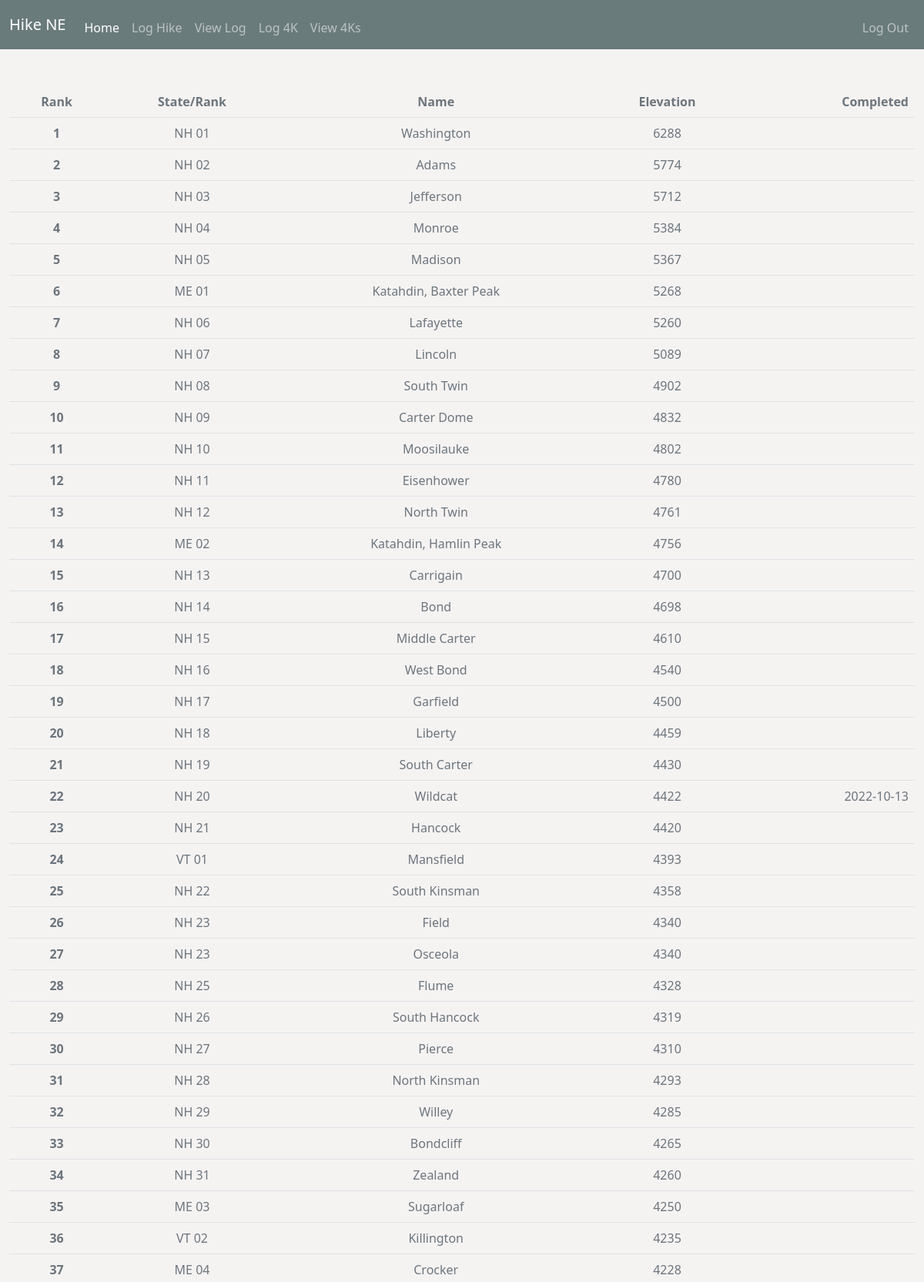
Page /list4000fters (signed in, upper part) on the committed database.
### tables this page shows
CREATE TABLE "4000_footers" ("Rank" integer,"Name" text,"State/Rank" text,"Elevation" integer,"Completed" text);

CREATE TABLE log4000 ( id INTEGER PRIMARY KEY AUTOINCREMENT, user_id INTEGER NOT NULL, name_mtn TEXT NOT NULL, rank_mtn INTEGER NOT NULL, date_hiked TEXT NOT NULL, FOREIGN KEY (user_id) REFERENCES users(id));

### app.py (the view)
@app.route('/list4000fters')
@login_required
def list4000fters():
    db = get_db_connection()
    mnt_obj = db.execute('SELECT * FROM "4000_footers" ORDER BY Rank')
    mtn_list = sql_data_to_list_of_dicts(mnt_obj)
    log4000_obj = db.execute('SELECT * FROM log4000 WHERE user_id = ?', (session.get('userid'),))
    list4000 = sql_data_to_list_of_dicts(log4000_obj)
    for fourk in list4000:
        for mtn in mtn_list:
            if fourk['rank_mtn'] == mtn['Rank']:
                mtn['Completed'] = fourk['date_hiked']
    return render_template('list4000fters.html', mtn_list=mtn_list)

### app.py (called while the page is built)
@login_manager.user_loader
def load_user(user_id):
    conn = sqlite3.connect('database.db')
    curs = conn.cursor()
    curs.execute('SELECT * from users where id = ?', (user_id,))
    row = curs.fetchone()
    if row is None:
        return None
    else:
        return Users(int(row[0]), row[1], row[2], row[3])

def get_db_connection():
    conn = sqlite3.connect('database.db')
    conn.row_factory = sqlite3.Row
    return conn

@app.after_request
def after_request(response):
    response.headers["Cache-Control"] = "no-cache, no-store, must-revalidate"
    response.headers["Expires"] = 0
    response.headers["Pragma"] = "no-cache"
    return response

### helpers.py (called while the page is built)
def sql_data_to_list_of_dicts(cursor_obj):
    try:
        list_data = []
        for item in cursor_obj:
            list_data.append({k: item[k] for k in item.keys()})
        return list_data
    except Exception as e:
        print(f'Failed to execute with error: \n{e}')
        return []

### templates/list4000fters.html (shortened to what this page needs)
{% extends "layout.html" %}
{% block main %}
    <div>
        <table class="table">
            <thead class="text-muted">
                <tr>
                    <th scope="col">Rank</th>
                    <th scope="col">State/Rank</th>
                    <th scope="col">Name</th>
                    <th scope="col">Elevation</th>
                    <th class="text-end"scopt="col">Completed</th>
                </tr>
            </thead>
            <tbody class="text-muted">
                {% for mtn in mtn_list %}
                    <tr>
                        <th scope="row">{{ mtn['Rank'] }}</th>
                        <td scope="row">{{ mtn['State/Rank'] }}</td>
                        <td scope="row">{{ mtn['Name'] }}</td>
                        <td scope="row">{{ mtn['Elevation'] }}</td>
                        <td scope="row" class="text-end">{{ mtn['Completed']}}</td>
                    </tr>
                {% endfor %}
            </tbody>
        </table>
    </div>
{% endblock %}

### static/css/styles.css (style rules this page uses)
body { background-color: #f5f3f2; }

### rows in the picture
4000_footers: Rank "1", mtn "NH 01", Name "Washington", Elevation "6288"
4000_footers: Rank "2", mtn "NH 02", Name "Adams", Elevation "5774"
4000_footers: Rank "3", mtn "NH 03", Name "Jefferson", Elevation "5712"
4000_footers: Rank "4", mtn "NH 04", Name "Monroe", Elevation "5384"
4000_footers: Rank "5", mtn "NH 05", Name "Madison", Elevation "5367"
4000_footers: Rank "6", mtn "ME 01", Name "Katahdin, Baxter Peak", Elevation "5268"
4000_footers: Rank "7", mtn "NH 06", Name "Lafayette", Elevation "5260"
4000_footers: Rank "8", mtn "NH 07", Name "Lincoln", Elevation "5089"
4000_footers: Rank "9", mtn "NH 08", Name "South Twin", Elevation "4902"
4000_footers: Rank "10", mtn "NH 09", Name "Carter Dome", Elevation "4832"
4000_footers: Rank "11", mtn "NH 10", Name "Moosilauke", Elevation "4802"
4000_footers: Rank "12", mtn "NH 11", Name "Eisenhower", Elevation "4780"
4000_footers: Rank "13", mtn "NH 12", Name "North Twin", Elevation "4761"
4000_footers: Rank "14", mtn "ME 02", Name "Katahdin, Hamlin Peak", Elevation "4756"
4000_footers: Rank "15", mtn "NH 13", Name "Carrigain", Elevation "4700"
4000_footers: Rank "16", mtn "NH 14", Name "Bond", Elevation "4698"
4000_footers: Rank "17", mtn "NH 15", Name "Middle Carter", Elevation "4610"
4000_footers: Rank "18", mtn "NH 16", Name "West Bond", Elevation "4540"
4000_footers: Rank "19", mtn "NH 17", Name "Garfield", Elevation "4500"
4000_footers: Rank "20", mtn "NH 18", Name "Liberty", Elevation "4459"
4000_footers: Rank "21", mtn "NH 19", Name "South Carter", Elevation "4430"
4000_footers: mtn "NH 20", Name "Wildcat", Elevation "4422"
log4000: Completed "2022-10-13"
4000_footers: Rank "23", mtn "NH 21", Name "Hancock", Elevation "4420"
4000_footers: Rank "24", mtn "VT 01", Name "Mansfield", Elevation "4393"
4000_footers: Rank "25", mtn "NH 22", Name "South Kinsman", Elevation "4358"
4000_footers: Rank "26", mtn "NH 23", Name "Field", Elevation "4340"
4000_footers: Rank "27", mtn "NH 23", Name "Osceola", Elevation "4340"
4000_footers: Rank "28", mtn "NH 25", Name "Flume", Elevation "4328"
4000_footers: Rank "29", mtn "NH 26", Name "South Hancock", Elevation "4319"
4000_footers: Rank "30", mtn "NH 27", Name "Pierce", Elevation "4310"
4000_footers: Rank "31", mtn "NH 28", Name "North Kinsman", Elevation "4293"
4000_footers: Rank "32", mtn "NH 29", Name "Willey", Elevation "4285"
4000_footers: Rank "33", mtn "NH 30", Name "Bondcliff", Elevation "4265"
4000_footers: Rank "34", mtn "NH 31", Name "Zealand", Elevation "4260"
4000_footers: Rank "35", mtn "ME 03", Name "Sugarloaf", Elevation "4250"
4000_footers: Rank "36", mtn "VT 02", Name "Killington", Elevation "4235"
4000_footers: Rank "37", mtn "ME 04", Name "Crocker", Elevation "4228"

### other values in the picture
{{ mtn['Rank'] }} "22"
